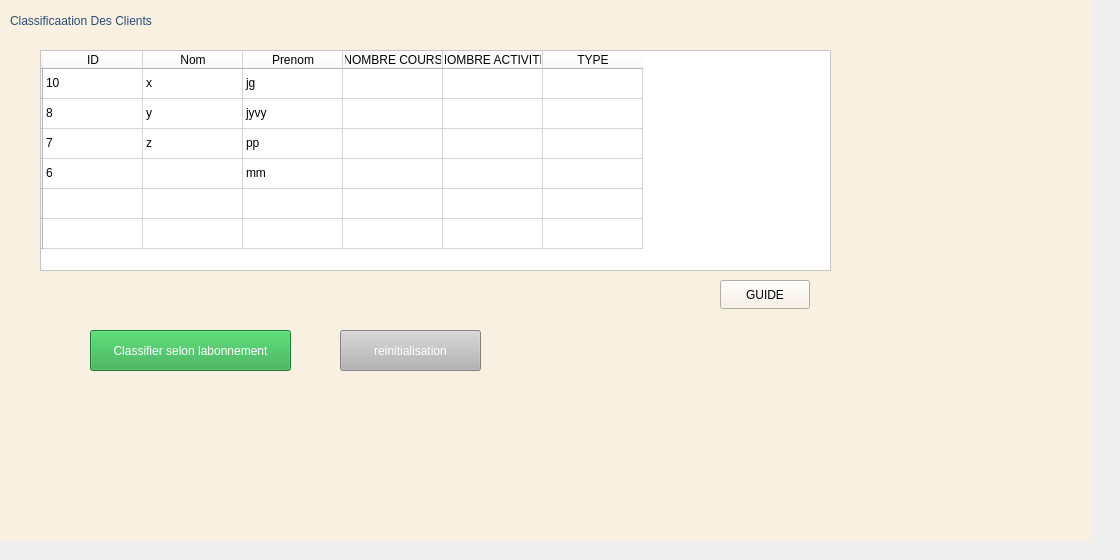
        <widget class="QWidget" name="tab_10">
         <attribute name="title">
          <string>Classification</string>
         </attribute>
         <widget class="QWidget" name="widget_17" native="true">
          <property name="geometry">
           <rect>
            <x>-20</x>
            <y>-10</y>
            <width>1111</width>
            <height>551</height>
           </rect>
          </property>
          <property name="styleSheet">
           <string notr="true">background-color: rgb(248, 240, 224);</string>
          </property>
          <widget class="QLabel" name="label_50">
           <property name="geometry">
            <rect>
             <x>30</x>
             <y>10</y>
             <width>441</width>
             <height>41</height>
            </rect>
           </property>
           <property name="styleSheet">
            <string notr="true">font: 700 16pt &quot;Segoe UI&quot;;
color: rgb(44, 75, 116);
background-color: rgb(248, 240, 224);</string>
           </property>
           <property name="text">
            <string>Classificaation Des Clients</string>
           </property>
          </widget>
          <widget class="QLabel" name="label_51">
           <property name="geometry">
            <rect>
             <x>60</x>
             <y>380</y>
             <width>231</width>
             <height>20</height>
            </rect>
           </property>
           <property name="text">
            <string/>
           </property>
          </widget>
          <widget class="QPushButton" name="pushButton_2">
           <property name="geometry">
            <rect>
             <x>110</x>
             <y>340</y>
             <width>201</width>
             <height>41</height>
            </rect>
           </property>
           <property name="styleSheet">
            <string notr="true">background-color: rgb(40, 167, 69);
color: rgb(255, 255, 255);</string>
           </property>
           <property name="text">
            <string>Classifier selon labonnement</string>
           </property>
          </widget>
          <widget class="QPushButton" name="pushButton_5">
           <property name="geometry">
            <rect>
             <x>360</x>
             <y>340</y>
             <width>141</width>
             <height>41</height>
            </rect>
           </property>
           <property name="styleSheet">
            <string notr="true">background-color: rgb(180, 180, 180);
color: rgb(255, 255, 255);</string>
           </property>
           <property name="text">
            <string>reinitialisation</string>
           </property>
          </widget>
          <widget class="QLabel" name="label_52">
           <property name="geometry">
            <rect>
             <x>910</x>
             <y>20</y>
             <width>141</width>
             <height>91</height>
            </rect>
           </property>
           <property name="text">
            <string/>
           </property>
           <property name="pixmap">
            <pixmap>../../Bureau/Capture d'écran 2025-10-02 202914.png</pixmap>
           </property>
           <property name="scaledContents">
            <bool>true</bool>
           </property>
          </widget>
          <widget class="QPushButton" name="pushButton_9">
           <property name="geometry">
            <rect>
             <x>740</x>
             <y>290</y>
             <width>90</width>
             <height>29</height>
            </rect>
           </property>
           <property name="text">
            <string>GUIDE</string>
           </property>
          </widget>
          <widget class="QTableWidget" name="tableClient_7">
           <property name="geometry">
            <rect>
             <x>60</x>
             <y>60</y>
             <width>791</width>
             <height>221</height>
            </rect>
           </property>
           <property name="styleSheet">
            <string notr="true">background-color: rgb(255, 255, 255);
color: rgb(3, 3, 3);</string>
           </property>
           <row>
            <property name="text">
             <string/>
            </property>
           </row>
           <row>
            <property name="text">
             <string/>
            </property>
           </row>
           <row>
            <property name="text">
             <string/>
            </property>
           </row>
           <row>
            <property name="text">
             <string/>
            </property>
           </row>
           <row>
            <property name="text">
             <string/>
            </property>
           </row>
           <row>
            <property name="text">
             <string/>
            </property>
           </row>
           <column>
            <property name="text">
             <string>ID</string>
            </property>
           </column>
           <column>
            <property name="text">
             <string>Nom</string>
            </property>
           </column>
           <column>
            <property name="text">
             <string>Prenom</string>
            </property>
           </column>
           <column>
            <property name="text">
             <string>NOMBRE COURS</string>
            </property>
           </column>
           <column>
            <property name="text">
             <string>NOMBRE ACTIVITE</string>
            </property>
           </column>
           <column>
            <property name="text">
             <string>TYPE</string>
            </property>
           </column>
           <item row="0" column="0">
            <property name="text">
             <string>10</string>
            </property>
           </item>
           <item row="0" column="1">
            <property name="text">
             <string>x</string>
            </property>
           </item>
           <item row="0" column="2">
            <property name="text">
             <string>jg</string>
            </property>
           </item>
           <item row="1" column="0">
            <property name="text">
             <string>8</string>
            </property>
           </item>
           <item row="1" column="1">
            <property name="text">
             <string>y</string>
            </property>
           </item>
           <item row="1" column="2">
            <property name="text">
             <string>jyvy</string>
            </property>
           </item>
           <item row="2" column="0">
            <property name="text">
             <string>7</string>
            </property>
           </item>
           <item row="2" column="1">
            <property name="text">
             <string>z</string>
            </property>
           </item>
           <item row="2" column="2">
            <property name="text">
             <string>pp</string>
            </property>
           </item>
           <item row="3" column="0">
            <property name="text">
             <string>6</string>
            </property>
           </item>
           <item row="3" column="2">
            <property name="text">
             <string>mm</string>
            </property>
           </item>
          </widget>
         </widget>
        </widget>
